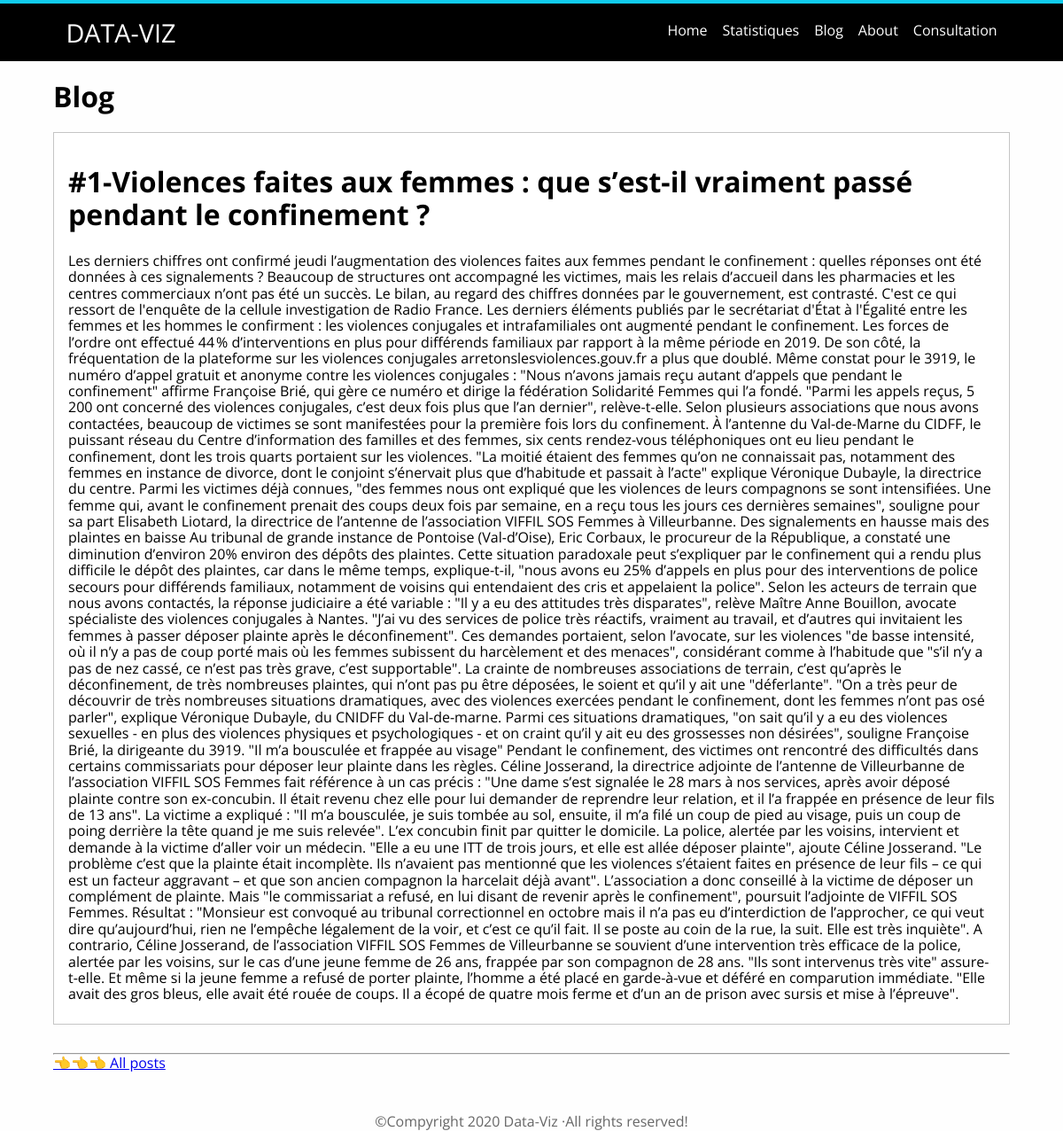
Page /blog/posts/1 on the committed database.
### blog/models.py (models this page shows, shortened)
class TimespamtedModel(models.Model):
    created_at=models.DateTimeField(auto_now_add=True)
    updated_at=models.DateTimeField(auto_now=True)
    class Meta:
        abstract=True

class Post(TimespamtedModel):
    title=models.CharField(max_length=255)
    body=models.TextField()

### blog/views.py (the view)
# urls.py: url(r"^posts/(?P<id>[0-9]+)$", views.show,name='show'),
def show(request,id):
    post= get_object_or_404(Post,pk=id)
    return render(request,'blog/show.html',{'id':post})

### blog/templates/blog/show.html (shortened to what this page needs)
{% extends 'layouts/base.html' %}
{% load static %}
{% block stylesheets %}
<link rel="stylesheet" href="{% static 'blog/css/styles.css' %}">
{% endblock %}
{% block content %}
<h1>Blog</h1>
<article>
    <h1 class="title">#{{id.id}}-{{id.title}} </h1>
    <p class="content">{{id.body}}</p>
</article>
<hr>
<p><a href="{%url 'blog:index'%}">👈👈👈 All posts</a></p>
{% endblock %}

### static/css/styles.css (style rules this page uses)
* { margin: 0; padding: 0; }
body { font-family: 'Open Sans', Arial, Helvetica, sans-serif; background-color: #fefefe ; }

### blog/static/blog/css/styles.css (style rules this page uses)
article { background-color: #fff; border: 1px solid #c5c5c5; margin-bottom: 2em; padding: 1em; box-shadow: 1px 2px 1ps rgba(0,0,0,0.3); }
article .title { margin-bottom: 0.5em; }
article .content { padding: 0.5em 0; }

### rows in the picture
Post: id "1", title "Violences faites aux femmes : que s’est-il vraiment passé pendant le confinement ?", body "Les derniers chiffres ont confirmé jeudi l’augmentation des violences faites aux femmes pendant le confinement : quelles réponses ont été données à ces signalements ? Beaucoup de structures ont accompagné les victimes, mais les relais d’accueil dans les pharmacies et les centres commerciaux n’ont pas été un succès. Le bilan, au regard des chiffres données par le gouvernement, est contrasté. C'est ce qui ressort de l'enquête de la cellule investigation de Radio France. Les derniers éléments publiés par le secrétariat d'État à l'Égalité entre les femmes et les hommes le confirment : les violences conjugales et intrafamiliales ont augmenté pendant le confinement. Les forces de l’ordre ont…"
